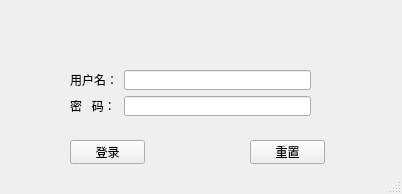
<?xml version="1.0" encoding="UTF-8"?>
<ui version="4.0">
 <class>userLoginWindow</class>
 <widget class="QMainWindow" name="userLoginWindow">
  <property name="geometry">
   <rect>
    <x>0</x>
    <y>0</y>
    <width>402</width>
    <height>194</height>
   </rect>
  </property>
  <property name="windowTitle">
   <string>用户登录</string>
  </property>
  <widget class="QWidget" name="centralwidget">
   <widget class="QWidget" name="formLayoutWidget">
    <property name="geometry">
     <rect>
      <x>60</x>
      <y>60</y>
      <width>261</width>
      <height>66</height>
     </rect>
    </property>
    <layout class="QFormLayout" name="formLayout">
     <property name="leftMargin">
      <number>10</number>
     </property>
     <property name="topMargin">
      <number>10</number>
     </property>
     <property name="rightMargin">
      <number>10</number>
     </property>
     <property name="bottomMargin">
      <number>10</number>
     </property>
     <item row="0" column="0">
      <widget class="QLabel" name="label">
       <property name="text">
        <string>用户名：</string>
       </property>
      </widget>
     </item>
     <item row="1" column="0">
      <widget class="QLabel" name="label_2">
       <property name="text">
        <string>密   码：</string>
       </property>
      </widget>
     </item>
     <item row="0" column="1">
      <widget class="QLineEdit" name="lineEdit"/>
     </item>
     <item row="1" column="1">
      <widget class="QLineEdit" name="lineEdit_2">
       <property name="echoMode">
        <enum>QLineEdit::Password</enum>
       </property>
      </widget>
     </item>
    </layout>
   </widget>
   <widget class="QPushButton" name="pushButton">
    <property name="geometry">
     <rect>
      <x>70</x>
      <y>140</y>
      <width>75</width>
      <height>24</height>
     </rect>
    </property>
    <property name="text">
     <string>登录</string>
    </property>
   </widget>
   <widget class="QPushButton" name="pushButton_2">
    <property name="geometry">
     <rect>
      <x>250</x>
      <y>140</y>
      <width>75</width>
      <height>24</height>
     </rect>
    </property>
    <property name="text">
     <string>重置</string>
    </property>
   </widget>
  </widget>
  <widget class="QStatusBar" name="statusbar"/>
 </widget>
 <resources/>
 <connections/>
</ui>
